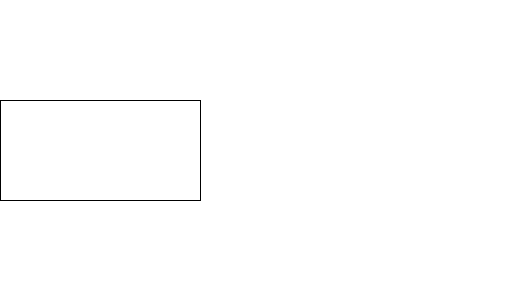
Frame 1 (no input)
Frame 60 (the mouse pressed at the canvas centre just before this capture): identical to frame 1, image omitted
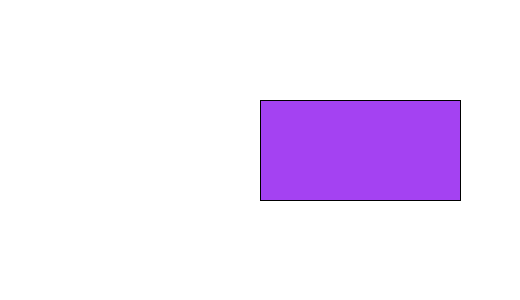
Frame 120 (the mouse held since frame 60 and released just before this capture)

The Processing sketch that drew these frames (run headless with seeded random() and noise(); from frame 60 on, the mouse is pressed at the canvas centre):

// Processing sketch: eventos
// ── eventos.pde
/*
EVENTOS:
 Todo cambio que permite modificar la conducta normal del programa
 
 */

float miR = 255;
float miG = 255;
float miB = 255;

void setup() {
  size(520, 300);
}

void draw() {
  background(miR, miG, miB);
  rect(mouseX, 100, 200,100);
}


void mousePressed(){
  fill(random(255), random(255), random(255));
}

void keyPressed(){
  miR = 255;
  miG = random(255);
  miB = random(255);
  miDibujo();
}

void miDibujo(){
  ellipse(mouseX, mouseY, 100,100);
  ellipse(mouseX/2, mouseY*2, 200,50);
  
}
